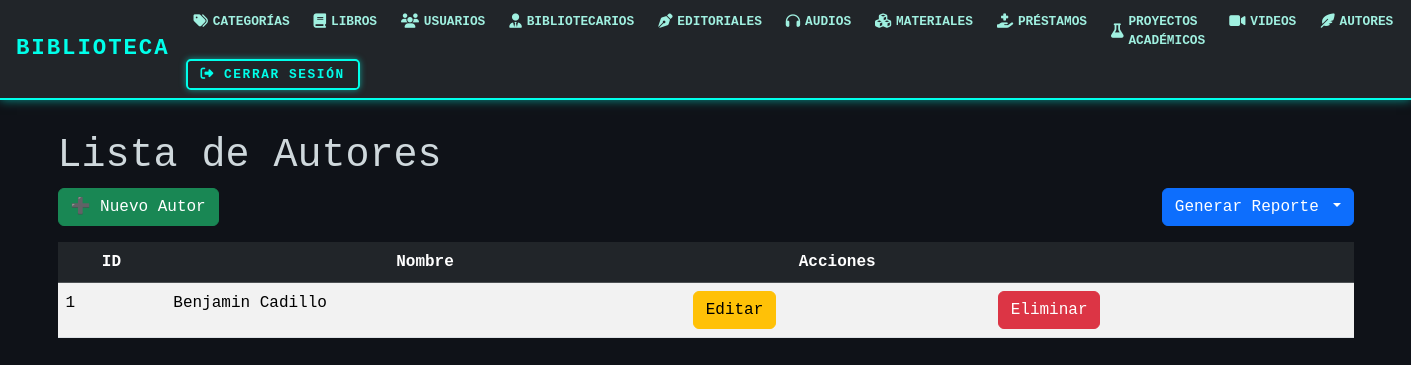
The app's page /autores/, older data.
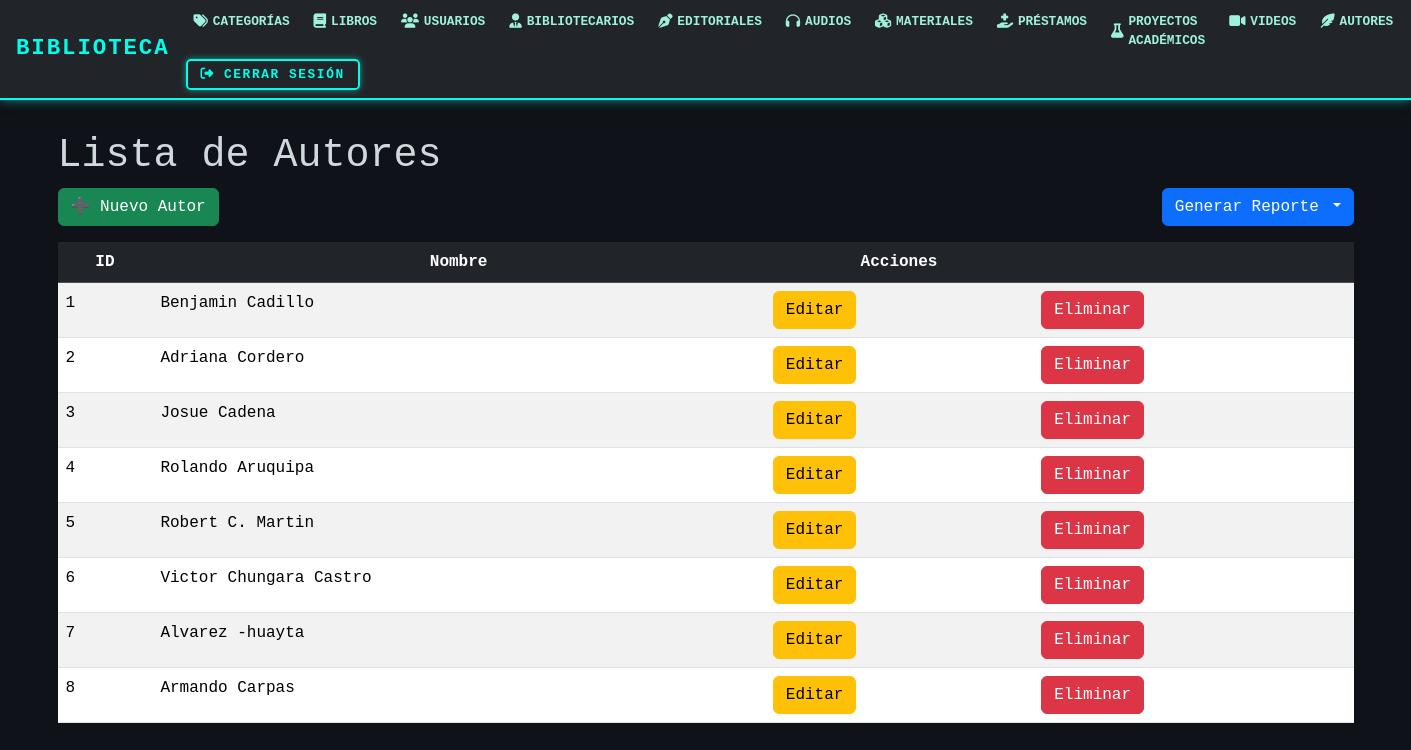
The same page, newer data.
### models/autores_model.py (models this page shows, shortened)
class Autores(db.Model):
    __tablename__ = "autores"
    id_autor = db.Column(db.Integer,primary_key=True)
    nombre = db.Column(db.String(150),nullable=False)
    materiales = db.relationship('Material', back_populates='autor')
    @staticmethod #no depende de la clase
    def get_all():
        return Autores.query.all()

### controllers/autores_controllers.py (the view)
@autor_bp.route("/")
def index():
    autores = Autores.get_all()
    return autores_view.list(autores)

### views/autores_view.py (called while the page is built)
def list(autores):
    return render_template('autores/index.html', autores=autores)

### templates/autores/index.html (shortened to what this page needs)
{% extends 'base.html' %}
{% block content %}
<h1>Lista de Autores</h1>
<div class="d-flex justify-content-between mb-3">
    <a href="{{ url_for('autores.create') }}" class="btn btn-success">➕ Nuevo Autor</a>
    <div class="btn-group">
        <button class="btn btn-primary dropdown-toggle" data-bs-toggle="dropdown" aria-expanded="false">
            Generar Reporte
        </button>
    </div>
</div>
<table class="table table-striped">
    <thead class="table-dark">
        <tr class="text-center">
            <th>ID</th>
            <th>Nombre</th>
            <th>Acciones</th>
            <th></th>
        </tr>
    </thead>
    {% for item in autores %}
    <tr>
        <td>{{ item.id_autor }}</td>
        <td>{{ item.nombre }}</td>
        <td>
            <a href="{{ url_for('autores.edit', id_autor=item.id_autor) }}" class="btn btn-warning">Editar</a>
        </td>
        <td>
            <a href="{{ url_for('autores.delete', id_autor=item.id_autor) }}" class="btn btn-danger"
   onclick="return confirm('¿Estás seguro de eliminar este autor?')">Eliminar</a>
        </td>
    </tr>
    {% else %}
    <tr>
            <td colspan="6" class="text-center">No hay Autorees registrados.</td>
    </tr>
    {% endfor %}
</table>
{% endblock %}

Row changes from the older to the newer data that the page shows:
added Autores: id_autor "2", nombre "Adriana Cordero"
added Autores: id_autor "3", nombre "Josue Cadena"
added Autores: id_autor "4", nombre "Rolando Aruquipa"
added Autores: id_autor "5", nombre "Robert C. Martin"
added Autores: id_autor "6", nombre "Victor Chungara Castro"
added Autores: id_autor "7", nombre "Alvarez -huayta"
added Autores: id_autor "8", nombre "Armando Carpas"
